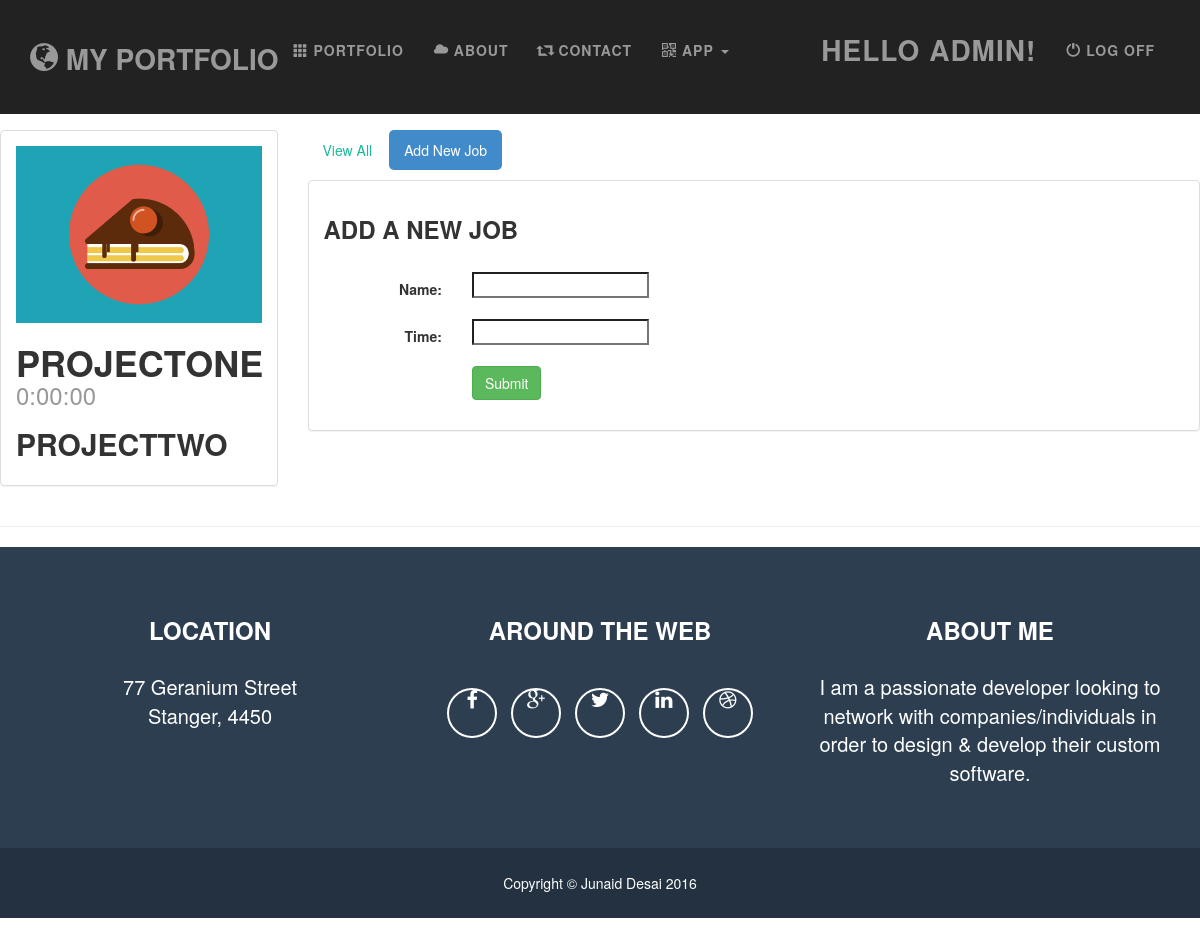
Screenshot of /app/create_job/1/ (signed in) with the database file from the repository.
### app/models.py (models this page shows, shortened)
class Project(models.Model):
    name = models.CharField(max_length=200)
    description = models.CharField(max_length=400)
    user = models.ForeignKey(User)
    totalTimeLogged = models.DurationField()

### app/views.py (the view, shortened to what this page needs)
# urls.py: url(r'^create_job/(?P<project_id>[0-9]+)/$', app.views.create_job, name='create_job'),
@login_required
def create_job(request, project_id):
    if not request.user.is_authenticated():
        return render(request, '/login.html')
    else:
        form = JobForm(request.POST or None, request.FILES or None)
        project = get_object_or_404(Project, pk=project_id)
    context = { 'project': project,'form': form}
    return render(request, 'app/create_job.html', context)

### app/forms.py
class JobForm(forms.ModelForm):
    class Meta:
        model = Job
        fields = ['name', 'time']

### app/templates/app/create_job.html (shortened to what this page needs)
﻿{% extends 'app/layout.html' %}
{% block content %}
<div class="container-fluid" style="padding-top:5%">
    <div class="row">
        <div class="col-sm-4 col-md-3">
            <div class="panel panel-default">
                <div class="panel-body">
                        <a href="/app/project_detail/{{ project.id }}">
                            <img src="../../static/app/images/cake.png" class="img-responsive">
                        </a>
                    <h1>{{ project.name }} <small>{{ project.totalTimeLogged }}</small></h1>
                    <h2>{{ project.description }}</h2>
                </div>
            </div>
        </div>
        <div class="col-sm-8 col-md-9">
            <ul class="nav nav-pills" style="margin-bottom: 10px;">
                <li role="presentation"><a href="/app/project_detail/{{ project.id }}">View All</a></li>
                <li role="presentation" class="active"><a href="/app/create_job/{{ project.id }}">Add New Job</a></li>
            </ul>
            <div class="panel panel-default">
                <div class="panel-body">
                    <h3>Add a New Job</h3>
                    <form class="form-horizontal" role="form" action="" method="post" enctype="multipart/form-data">
                        {% include 'app/form_template.html' %}
                        <div class="form-group">
                            <div class="col-sm-offset-2 col-sm-10">
                                <button type="submit" class="btn btn-success">Submit</button>
                            </div>
                        </div>
                    </form>
                </div>
            </div>
        </div>
    </div>
</div>
{% endblock %}

### app/templates/app/loginpartial.html (shortened to what this page needs)
{% if user.is_authenticated %}
<form id="logoutForm" action="/logout" method="post" class="navbar-right">
    <ul class="nav navbar-nav navbar-right">
        <li><span class="navbar-brand">Hello {{ user.username }}!</span></li>
        <li><a href="javascript:document.getElementById('logoutForm').submit()"><span class="glyphicon glyphicon-off"></span> Log off</a></li>
    </ul>
</form>
{% else %}
<ul class="nav navbar-nav navbar-right">
    <li><a href="{% url 'login' %}"><span class="glyphicon glyphicon-log-in"></span> Log in</a></li>
    <li><a href="{% url 'register' %}"><span class="glyphicon glyphicon-user"></span> Register</a></li>
</ul>
{% endif %}

### app/static/app/content/site.css (style rules this page uses)
input, select, textarea { max-width: 280px; }
a, a:hover, a:focus, a:active, a.active { outline: 0; color: #18bc9c; }
h1, h2, h3, h4, h5, h6 { text-transform: uppercase; font-family: Montserrat,"Helvetica Neue",Helvetica,Arial,sans-serif; font-weight: 700; }
@media (min-width:768px) { .navbar-fixed-top .navbar-brand { font-size: 2em; -webkit-transition: all .3s; -moz-transition: all .3s; transition: all .3s; } }
.navbar .navbar-nav { letter-spacing: 1px; }

### rows the page displays
Project: name "PROJECTONE", totalTimeLogged "0:00:00", description "PROJECTTWO"

### other values shown
{{ user.username }} "ADMIN"
{{ field.label_tag }} "Name:" "Time:"
